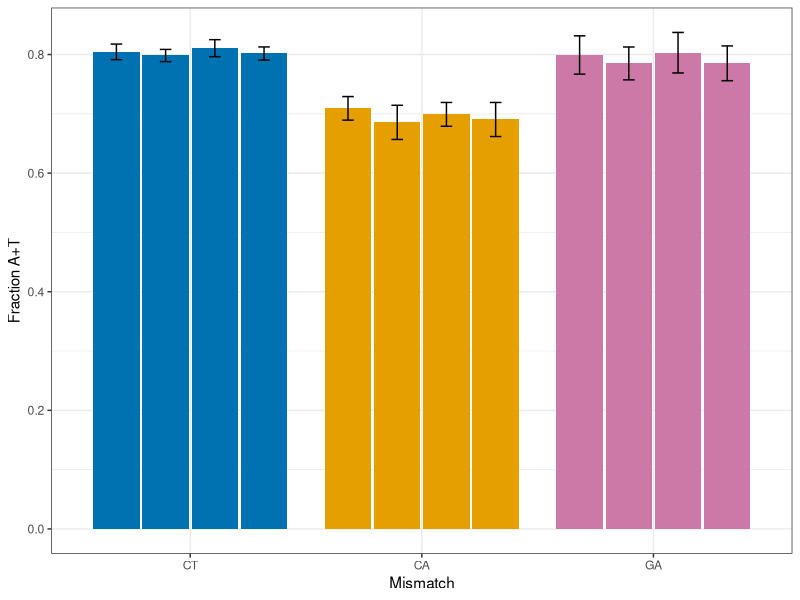

The R source for this figure:
library(ggplot2)

sem = function(x) { sd(x,na.rm=TRUE)/sqrt(length(x)) }
dat = read.table("moar_results.txt")

dattestGChi = subset(dat, V6 == "test" & V9 >= .43)
dattestGClo = subset(dat, V6 == "test" & V9 < .43)

# Mean-aggregate scores per barcode.
testGChi = aggregate(dattestGChi$V2 == "AT", FUN=mean,
   by=list(brcd=dattestGChi$V1, MM=dattestGChi$V3,
           rep=dattestGChi$V7, GC=dattestGChi$V9))

testGClo = aggregate(dattestGClo$V2 == "AT", FUN=mean,
   by=list(brcd=dattestGClo$V1, MM=dattestGClo$V3,
           rep=dattestGClo$V7, GC=dattestGClo$V9))

testaggGChi = aggregate(testGChi$x, FUN=mean, na.rm=TRUE,
         by=list(MM=testGChi$MM, rep=testGChi$rep))
testaggGClo = aggregate(testGClo$x, FUN=mean, na.rm=TRUE,
         by=list(MM=testGClo$MM, rep=testGClo$rep))
testaggGClo$rep = testaggGChi$rep+2

testsdGChi = aggregate(testGChi$x, FUN=sem,
         by=list(MM=testGChi$MM, rep=testGChi$rep))
testsdGClo = aggregate(testGClo$x, FUN=sem,
         by=list(MM=testGClo$MM, rep=testGClo$rep))

testagg = rbind(testaggGClo, testaggGChi)
testagg$rep = as.factor(testagg$rep)


limits = aes(
   ymax = c(testaggGClo$x + 1.96*testsdGClo$x,
            testaggGChi$x + 1.96*testsdGChi$x),
   ymin = c(testaggGClo$x - 1.96*testsdGClo$x,
            testaggGChi$x - 1.96*testsdGChi$x),
)

COL = c("#E69F00", "#0072B2", "#CC79A7", "#009E73")

pdf("tmp.pdf", height=5, width=8, useDingbats=FALSE)
ggplot(testagg, aes(fill=MM, y=x, x=MM, group=rep)) +
   geom_bar(width=.8, position=position_dodge(.85), stat="identity") +
   scale_x_discrete(limits = c("CT", "CA", "GA")) +
   scale_fill_manual(values=COL) +
   geom_errorbar(limits, position=position_dodge(.85), width=0.2) +
   labs(x="Mismatch", y="Fraction A+T") +
   theme_bw() +
   theme(legend.position="none")
dev.off()
